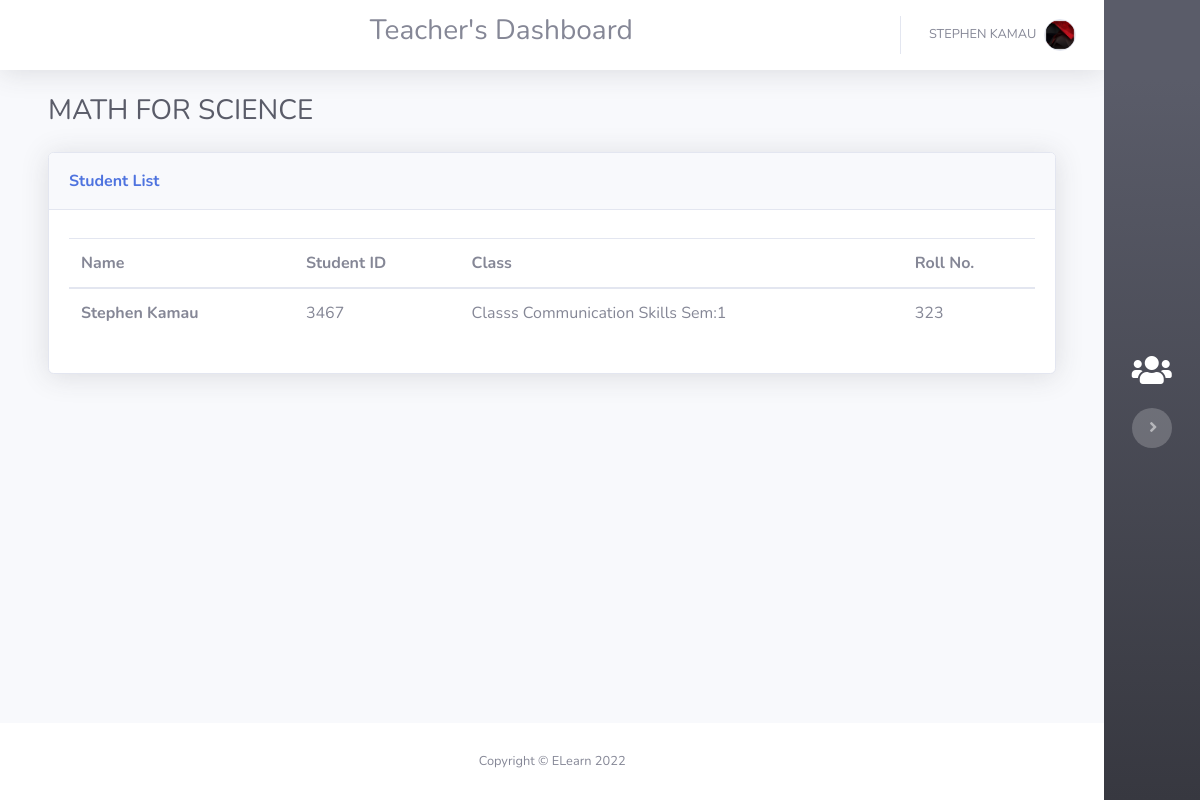
The app's page /teachers/classroom/students/X1GKK5MX/ (signed in) with its own data.
### accounts/models.py (models this page shows, shortened)
class User(AbstractUser):
    is_student = models.BooleanField('student status', default=False)
    is_teacher = models.BooleanField('teacher status', default=False)

class Classroom(models.Model):
    teacher = models.ForeignKey("Teacher",on_delete=models.CASCADE,blank=False,related_name='classrooms')
    subject = models.CharField(_("Unit Name"),max_length=50,blank=False)
    code = models.SlugField(_("Unit Code"),max_length=10,default=string_generator,unique=True)
    semester = models.PositiveIntegerField(blank=False,default=1,validators=[MaxValueValidator(8),MinValueValidator(1)])
    created_timestamp = models.DateTimeField(default=timezone.now,editable=False)
    class Meta:
        db_table ="classroom_table"
    def __str__(self):
        return self.code

class Student(models.Model):
    user = models.OneToOneField(User,on_delete=models.CASCADE,primary_key=True,related_name='students')
    current_class = models.ForeignKey("Class",verbose_name=_("Class"),on_delete=models.CASCADE,blank=False,related_name='students')
    roll_no = models.PositiveIntegerField(_("Roll No."),blank=False)
    student_id = models.CharField(_("Student ID"),max_length=50,blank=False,unique=True)
    classrooms = models.ManyToManyField("Classroom", related_name='students', blank=True)
    class Meta:
        db_table ="student_table"
        unique_together = ('roll_no', 'current_class')
    def __str__(self):
        return self.user.username

class Class(models.Model):
    stream = models.ForeignKey("Stream",on_delete=models.CASCADE,related_name="classes",blank=False)
    year = models.PositiveIntegerField(blank=False,default=2022,validators=[MaxValueValidator(2030),MinValueValidator(2022)])
    name = models.CharField(_("student_class"),max_length=250,blank=False,unique=True)
    semester = models.PositiveIntegerField(blank=False,default=1,validators=[MaxValueValidator(8),MinValueValidator(1)])
    class Meta:
        db_table ='class_table'
    def __str__(self):
        return f"Classs {self.name} Sem:{self.semester}"

### teachers/views.py (the view)
# urls.py: path('classroom/students/<str:code>/', views.StudentClassroom, name='classroom_students'),
def StudentClassroom(request,code):
    print("already in this view")
    context_dict = {}
    classroom = get_object_or_404(Classroom, code=code)
    context_dict['classroom'] = classroom
    context_dict['classroom_students'] = classroom.students.all()
    print(context_dict)
    return render(request, template_name='teachers/classroomstudents.html', context=context_dict)

### templates/teachers/classroomstudents.html (shortened to what this page needs)
{% extends 'teachers/base.html' %} {% load static %} {% block title %}List of Students{% endblock title %} {% block content %}
<div class="container-fluid">
  <h3 class="text-dark mb-4">{{classroom.subject|upper}}</h3>
  <div class="card shadow">
    <div class="card-header py-3">
      <p class="text-primary m-0 font-weight-bold">Student List</p>
    </div>
    <div class="card-body">
      <div class="table-responsive table mt-2" id="dataTable" role="grid" aria-describedby="dataTable_info">
        <table class="table my-0" id="dataTable">
          <thead>
            <tr>
              <th>Name</th>
              <th>Student ID</th>
              <th>Class</th>
              <th>Roll No.</th>
            </tr>
          </thead>
          <tbody>
            {% for student in classroom_students %}
            <tr>
              <td><strong>{{student.user.first_name}} {{student.user.last_name}}</strong></td>
              <td>{{student.student_id}}</td>
              <td>{{student.current_class}}</td>
              <td>{{student.roll_no}}</td>
            </tr>
            {% endfor %}
          </tbody>
        </table>
      </div>
    </div>
  </div>
</div>
{% endblock content %}

### templates/teachers/base.html (shortened to what this page needs)
<!DOCTYPE html> {% load static %}
<html>
<head>
  <link rel="stylesheet" href="{% static 'teachers/bootstrap/css/bootstrap.min.css' %}" />
  <link rel="stylesheet" href="https://use.fontawesome.com/releases/v5.12.0/css/all.css" />
  <link rel="stylesheet" href="{% static 'teachers/fonts/fontawesome5-overrides.min.css' %}" />
</head>
<body id="page-top">
  <div id="wrapper">
    <div class="d-flex flex-column" id="content-wrapper">
      <div id="content">
        <nav class="navbar navbar-light navbar-expand bg-white shadow mb-4 topbar static-top">
          <div class="container-fluid">
            <div class="text text-center" style="margin-left:33%;">
              <center align='center'>
                <h3>Teacher's Dashboard</h3>
              </center>
            </div>
            <ul class="navbar-nav flex-nowrap ml-auto">
              <li class="nav-item dropdown no-arrow">
                <div class="nav-item dropdown no-arrow">
                  <a class="dropdown-toggle nav-link" aria-expanded="false" data-toggle="dropdown" href="#"><span
                    class="d-none d-lg-inline mr-2 text-gray-600 small">{{user.first_name|upper}}
                    {{user.last_name|upper}}</span><img
                    class="rounded-circle border img-profile"
                    src="{% static 'resources/img/avatars/ta.png' %}" /></a>
                        </div>
                      </li>
                    </ul>
                  </div>
                </nav>
                <div class="container">
                  {% block content %}
                  {% endblock content %}
                </div>
              </div>
              <footer class="bg-white sticky-footer">
                <div class="container my-auto">
                  <div class="text-center my-auto copyright">
                    <span>Copyright © ELearn 2022</span>
                  </div>
                </div>
              </footer>
            </div>
            <nav class="navbar navbar-dark align-items-right sidebar sidebar-dark accordion bg-gradient-dark p-0  toggled">
              <div class="container-fluid d-flex flex-column p-0">
                <a class="navbar-brand d-flex justify-content-center align-items-center sidebar-brand m-0" href="{% url 'teachers:dashboard' %}">
                  <div class="sidebar-brand-icon"><i class="fas fa-users"></i></div>
                </a>
                  <div class="text-center d-none d-md-inline">
                    <button class="btn rounded-circle border-0" id="sidebarToggle" type="button"></button>
                  </div>
                </div>
              </nav>
            </div>
          </body>
          </html>

### records on screen
User: first_name "STEPHEN", last_name "KAMAU"
Classroom: subject "MATH FOR SCIENCE"
Student: user.first_name "Stephen", user.last_name "Kamau", student_id "3467", current_class "Classs Communication Skills Sem:1", roll_no "323"
